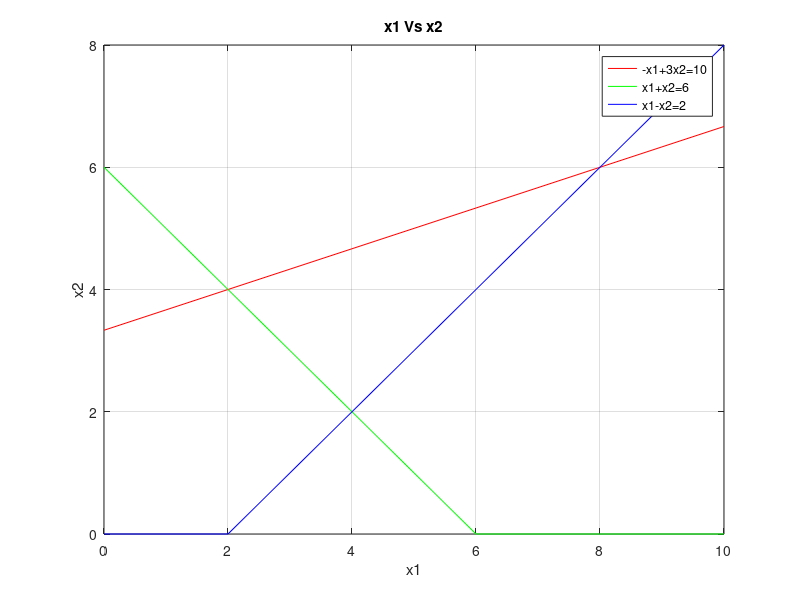

Recreate this plot in MATLAB.
format short
clc
clear all
A=[-1 3;1 1;1 -1;1 0;0 1];
B=[10;6;2;0;0];
C=[1 5];
x1=0:max(B);
for i=1:size(A,1)
    x(i,:)=(B(i)-A(i,1)*x1)/A(i,2);
    x(i,:)=max(0,x(i,:))
end
plot(x1,x(1,:),'r',x1,x(2,:),'g',x1,x(3,:),'b');
title('x1 Vs x2');
grid on;
xlabel('x1');
ylabel('x2');
legend('-x1+3x2=10','x1+x2=6','x1-x2=2');
sol=[];
for i=1:size(A,1)
    a1=A(i,:);
    b1=B(i);
    for j=i+1:size(A,1)
        a2=A(j,:);
        b2=B(j);
        a3=[a1;a2];
        b3=[b1;b2];
        x=a3\b3;
        sol=[sol x];
    end
end
sol=sol';
for i=1:3
    h=find(A(i,1)*sol(:,1)+A(i,2)*sol(:,2)>B(i));
    sol(h,:)=[];
end
for i=4:5
    h=find(A(i,1)*sol(:,1)+A(i,2)*sol(:,2)<B(i));
    sol(h,:)=[];
end
sol
an=[];
for i=1:size(sol,1)
  an=[an sum(sol(i,:).*C)];
    an
end
an
max(an)
fprintf('Maximum value %d',max(an));
[ANS ,index]=max(an)
sol(index,:)